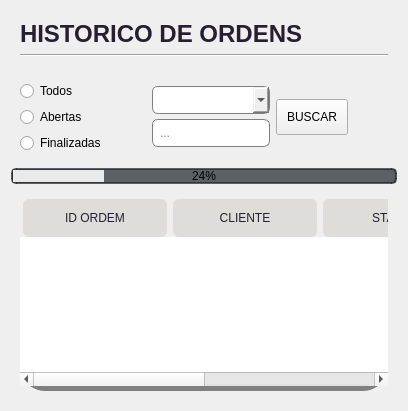
      <widget class="QWidget" name="page_history">
       <layout class="QVBoxLayout" name="verticalLayout_20">
        <item>
         <widget class="QWidget" name="widget_4" native="true">
          <layout class="QVBoxLayout" name="verticalLayout_14">
           <item>
            <widget class="QLabel" name="label_7">
             <property name="font">
              <font>
               <pointsize>-1</pointsize>
               <bold>true</bold>
              </font>
             </property>
             <property name="styleSheet">
              <string notr="true">color: rgb(36, 31, 49);
font-size: 24px;</string>
             </property>
             <property name="text">
              <string>HISTORICO DE ORDENS</string>
             </property>
            </widget>
           </item>
           <item>
            <widget class="Line" name="line_6">
             <property name="orientation">
              <enum>Qt::Horizontal</enum>
             </property>
            </widget>
           </item>
          </layout>
         </widget>
        </item>
        <item>
         <widget class="QWidget" name="widget_5" native="true">
          <layout class="QHBoxLayout" name="horizontalLayout_8">
           <item>
            <layout class="QVBoxLayout" name="verticalLayout_19">
             <item>
              <widget class="QRadioButton" name="radio_all">
               <property name="styleSheet">
                <string notr="true">color:black;</string>
               </property>
               <property name="text">
                <string>Todos</string>
               </property>
              </widget>
             </item>
             <item>
              <widget class="QRadioButton" name="radio_open">
               <property name="styleSheet">
                <string notr="true">color:black;</string>
               </property>
               <property name="text">
                <string>Abertas</string>
               </property>
              </widget>
             </item>
             <item>
              <widget class="QRadioButton" name="radio_close">
               <property name="styleSheet">
                <string notr="true">color:black;</string>
               </property>
               <property name="text">
                <string>Finalizadas</string>
               </property>
              </widget>
             </item>
            </layout>
           </item>
           <item>
            <spacer name="horizontalSpacer_3">
             <property name="orientation">
              <enum>Qt::Horizontal</enum>
             </property>
             <property name="sizeType">
              <enum>QSizePolicy::Preferred</enum>
             </property>
             <property name="sizeHint" stdset="0">
              <size>
               <width>40</width>
               <height>20</height>
              </size>
             </property>
            </spacer>
           </item>
           <item>
            <layout class="QVBoxLayout" name="verticalLayout_18">
             <property name="spacing">
              <number>0</number>
             </property>
             <item>
              <widget class="QComboBox" name="comboBox_search">
               <property name="styleSheet">
                <string notr="true">color: rgb(0, 0, 0);
padding:  5px;
border-radius:6px;
border: 1px solid grey;</string>
               </property>
              </widget>
             </item>
             <item>
              <widget class="QLineEdit" name="lineEdit_search">
               <property name="styleSheet">
                <string notr="true">
color: rgb(0, 0, 0);
padding:  5px;
border-radius:6px;
border: 1px solid grey;</string>
               </property>
               <property name="placeholderText">
                <string>...</string>
               </property>
              </widget>
             </item>
            </layout>
           </item>
           <item>
            <layout class="QVBoxLayout" name="verticalLayout_7">
             <item>
              <widget class="QPushButton" name="btn_s_h_o">
               <property name="styleSheet">
                <string notr="true">color: rgb(0, 0, 0);
padding: 10px;
background-color: rgb(240, 240, 240);
</string>
               </property>
               <property name="text">
                <string>BUSCAR</string>
               </property>
              </widget>
             </item>
            </layout>
           </item>
           <item>
            <spacer name="horizontalSpacer_2">
             <property name="orientation">
              <enum>Qt::Horizontal</enum>
             </property>
             <property name="sizeType">
              <enum>QSizePolicy::Expanding</enum>
             </property>
             <property name="sizeHint" stdset="0">
              <size>
               <width>40</width>
               <height>20</height>
              </size>
             </property>
            </spacer>
           </item>
          </layout>
         </widget>
        </item>
        <item>
         <widget class="QProgressBar" name="progressBar">
          <property name="styleSheet">
           <string notr="true"> QProgressBar {
        border: 2px solid rgba(33, 37, 43, 180);
        border-radius: 5px;
        text-align: center;
        background-color: rgba(33, 37, 43, 180);
        color: black;
		height: 5px;
    }
    QProgressBar::chunk {
        background-color: rgb(234, 234, 234);

    }</string>
          </property>
          <property name="value">
           <number>24</number>
          </property>
         </widget>
        </item>
        <item>
         <widget class="QWidget" name="widget_6" native="true">
          <layout class="QVBoxLayout" name="verticalLayout_9">
           <item>
            <widget class="QTableWidget" name="table_history_order">
             <property name="cursor" stdset="0">
              <cursorShape>ArrowCursor</cursorShape>
             </property>
             <property name="styleSheet">
              <string notr="true">QTableWidget{
	border-bottom: 5px solid grey;
	border-radius: 25px;
}
QHeaderView::section { 
padding: 10px;
border-radius: 6px;
margin-left: 3px;
margin-right: 3px;
color: rgb(36, 31, 49);
background-color: rgb(222, 221, 218);

}
QToolTip {
	color: white; 
	background-color: rgb(165, 29, 45); 
	border: 1px solid gray;
 }</string>
             </property>
             <property name="editTriggers">
              <set>QAbstractItemView::NoEditTriggers</set>
             </property>
             <property name="alternatingRowColors">
              <bool>true</bool>
             </property>
             <property name="selectionMode">
              <enum>QAbstractItemView::SingleSelection</enum>
             </property>
             <property name="selectionBehavior">
              <enum>QAbstractItemView::SelectRows</enum>
             </property>
             <property name="textElideMode">
              <enum>Qt::ElideLeft</enum>
             </property>
             <property name="gridStyle">
              <enum>Qt::NoPen</enum>
             </property>
             <attribute name="horizontalHeaderDefaultSectionSize">
              <number>150</number>
             </attribute>
             <attribute name="horizontalHeaderShowSortIndicator" stdset="0">
              <bool>false</bool>
             </attribute>
             <attribute name="horizontalHeaderStretchLastSection">
              <bool>true</bool>
             </attribute>
             <attribute name="verticalHeaderVisible">
              <bool>false</bool>
             </attribute>
             <attribute name="verticalHeaderDefaultSectionSize">
              <number>50</number>
             </attribute>
             <column>
              <property name="text">
               <string>ID ORDEM</string>
              </property>
             </column>
             <column>
              <property name="text">
               <string>CLIENTE</string>
              </property>
             </column>
             <column>
              <property name="text">
               <string>STATUS</string>
              </property>
             </column>
             <column>
              <property name="text">
               <string>DATA ORDEM</string>
              </property>
             </column>
            </widget>
           </item>
          </layout>
         </widget>
        </item>
       </layout>
      </widget>
